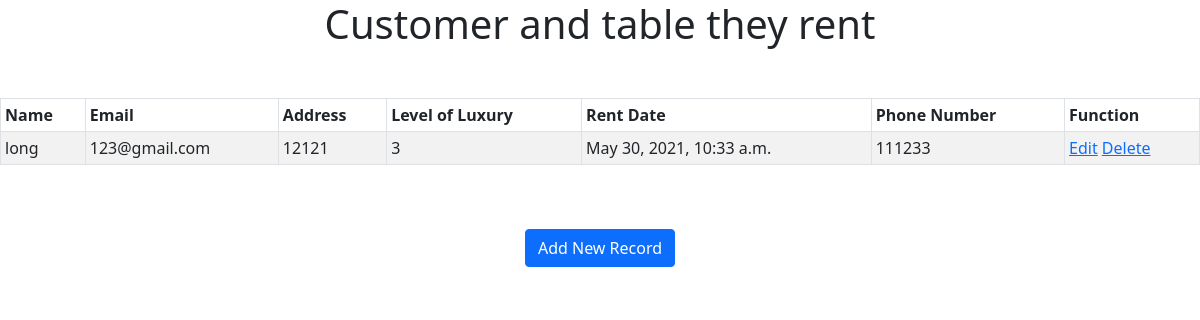
The app's page /rent/ (signed in) with its own data.
### rent/models.py (models this page shows, shortened)
class Table(models.Model):
    name = models.CharField(max_length=100)
    email = models.EmailField(max_length=100)
    address = models.TextField(null=True)
    level = models.IntegerField(null=True)
    date =  models.DateTimeField(auto_now=True)
    phone = models.IntegerField(null=True)

### rent/views.py (the view)
# urls.py: path('rent/', rent.show, name='rent'),
@user_passes_test(lambda u: u.is_superuser)
def show(request):
    table = Table.objects.all()
    return render(request,"table/showt.html",{'table':table})

### rent/templates/table/showt.html (shortened to what this page needs)
<!DOCTYPE html>
<html lang="en">
<head>
    <link href="https://cdn.jsdelivr.net/npm/bootstrap@5.0.1/dist/css/bootstrap.min.css" rel="stylesheet">
</head>
<body>
<table class="table table-striped table-bordered table-sm">
    <center><h1 style="margin-bottom:50px;">Customer and table they rent</h1></center>
    <thead class="thead-dark">
    <tr>
        <th>Name</th>
        <th>Email</th>
        <th>Address</th>
        <th>Level of Luxury</th>
        <th>Rent Date</th>
        <th>Phone Number</th>
        <th>Function</th>
    </tr>
    </thead>
    <tbody>
{% for table in table %}
    <tr>
        <td>{{ table.name }}</td>
        <td>{{ table.email }}</td>
        <td>{{ table.address }}</td>
        <td>{{ table.level }}</td>
        <td>{{ table.date }}</td>
        <td>{{ table.phone }}</td>
        <td>
            <a href="/rent/edit/{{ table.id }}"><span class="glyphicon glyphicon-pencil" >Edit</span></a>
            <a href="/rent/delete/{{ table.id }}">Delete</a>
        </td>
    </tr>
{% endfor %}
    </tbody>
</table>
<br>
<br>
<center><a href="/rent/emp" class="btn btn-primary">Add New Record</a></center>
</body>
</html>

### records on screen
Table: name "long", email "123@gmail.com", address "12121", level "3", date "May 30, 2021, 10:33 a.m.", phone "111233"
